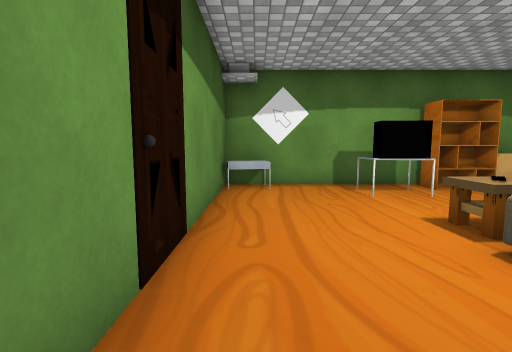
[1] (above)

13 first-person views from a walk through a scene from a Unity 3-D project. The camera is 1.2 m above the floor, tilts 6° down and sees 85° across. Doors are open. The floor is counted in squares, 1 m on a side. Each view is taken from the middle of a square. On the plan, view 1 faces up. The plan holds only what a view shows up to about 13 squares ahead; the rest is blank. The place goes on beyond the plan. The player is left out. Some surface patterns are stand-ins.

[2]
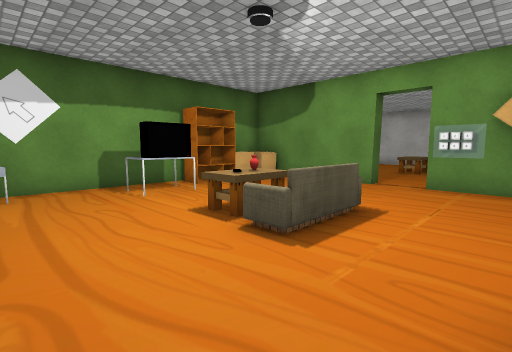

[3]
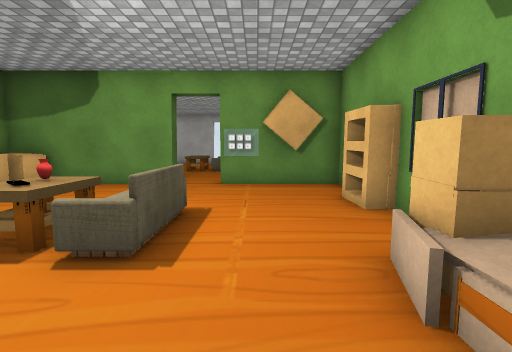

[4]
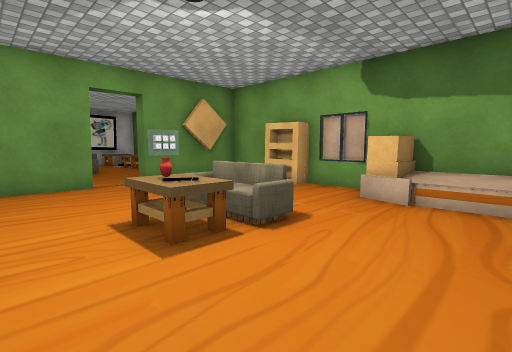

[5]
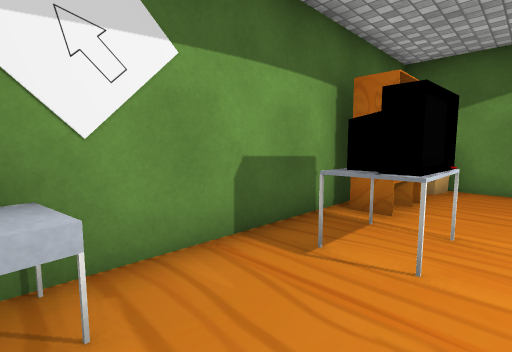

[6]
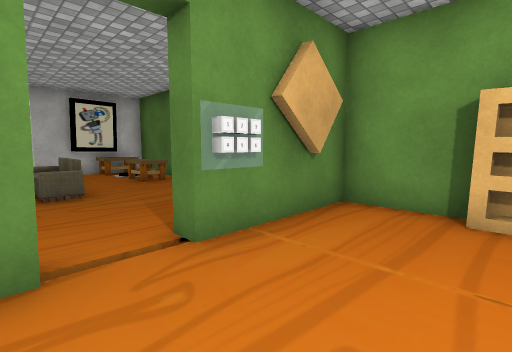

[7]
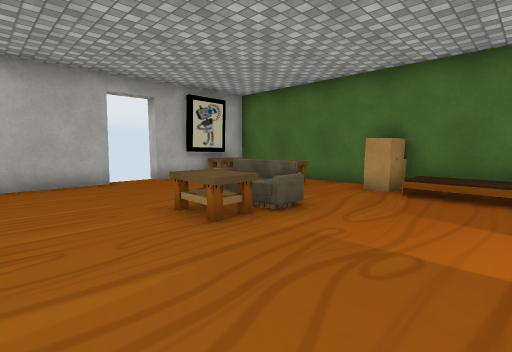

[8]
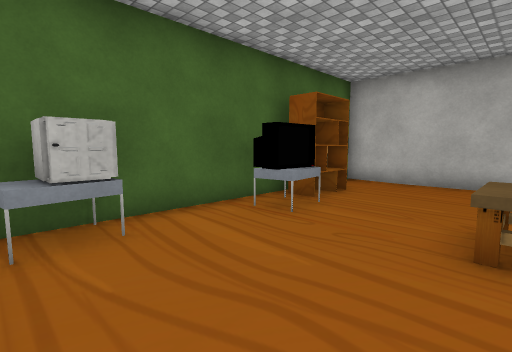

[9]
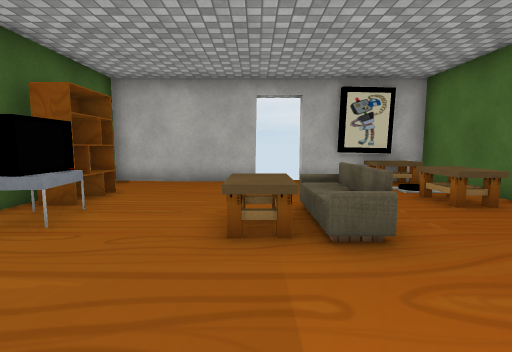

[10]
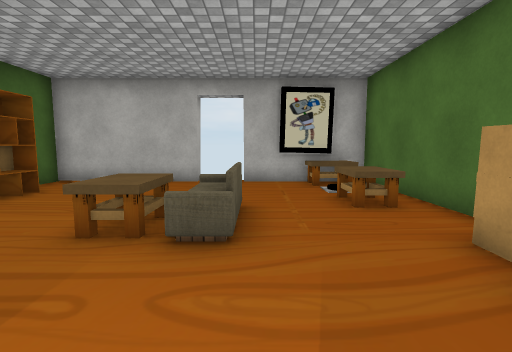

[11]
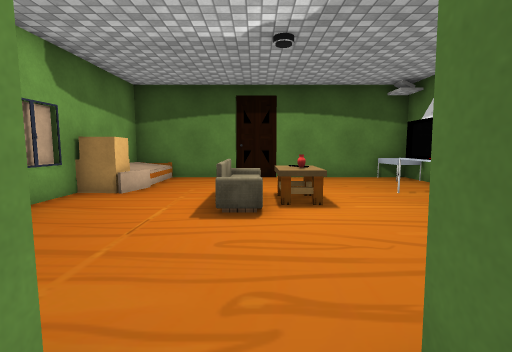

[12]
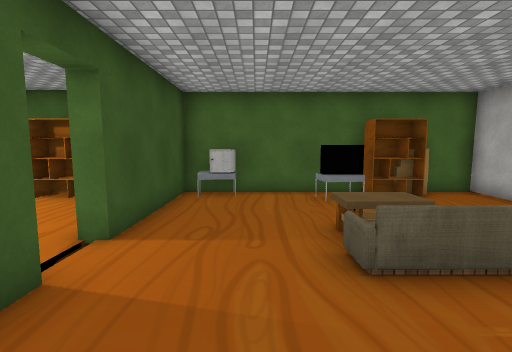

[13]
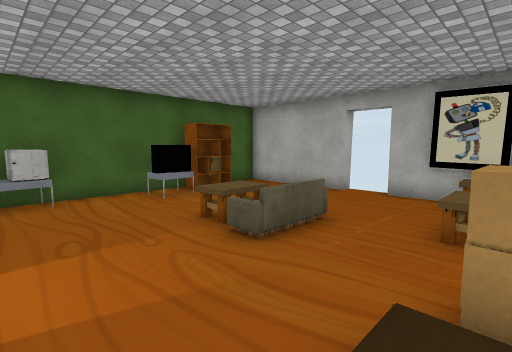

### Floor plan
Points are (right, up) in squares from view 1. A wall is a line through its corners. A room is listed if a view was taken in it or the views show most of it. See-through windows are left out.
Room 1 (views 1, 2, 3, 4, 5, 6)
walls: (9.5, 3.7) (8.9, 3.7) (8.9, 8.9) (7.6, 8.9); (8.7, -0.8) (8.7, 0.5); (5.9, 8.9) (-1, 8.9) (-1, -1.7) (8.9, -1.7) (8.9, 0.7)
ways out: open door at (9, 3) to room 2
objects: other object (-1, 0); other object (0, 8); other object (2, -1) to (3, -1); other object (3, 2) to (5, 3); other object (3, 3) to (4, 4); other object (3, 7) to (4, 8); other object (5, -1) to (7, -1); other object (5, 8) to (6, 8); other object (7, 8); other object (8, 8); other object (9, 2)
Room 2 (views 7, 8, 9, 10, 11, 12, 13)
walls: (19.6, 4) (19.6, 8.9) (18, 8.9); (16.2, 8.9) (9.5, 8.9) (9.5, 3.7); (19.4, -0.6) (19.4, 1.3); (10.2, -1.7) (19.6, -1.7) (19.6, 2.4)
ways out: open door at (9, 3) to room 1; open door at (20, 3.5)
objects: other object (10, 0); other object (10, 8); other object (11, 8); other object (13, -1); other object (14, 2) to (15, 3); other object (14, 3) to (15, 4); other object (14, 7); other object (14, 7) to (15, 8); other object (15, -1) to (17, 0); other object (16, 8) to (17, 8); other object (17, 9); other object (19, -1) to (19, 0)

Where each view was taken, in squares from view 1:
view 1: 0 up, 0 right, facing up
view 2: 0 up, 0 right, facing up-right
view 3: 1 up, 0 right, facing right
view 4: 6 up, 0 right, facing down-right
view 5: 6 up, 0 right, facing up-right
view 6: 4 up, 6 right, facing down-right
view 7: 7 up, 10 right, facing down-right
view 8: 4 up, 10 right, facing up-right
view 9: 4 up, 10 right, facing right
view 10: 2 up, 10 right, facing right
view 11: 3 up, 10 right, facing left
view 12: 1 down, 12 right, facing up
view 13: 1 down, 10 right, facing up-right
